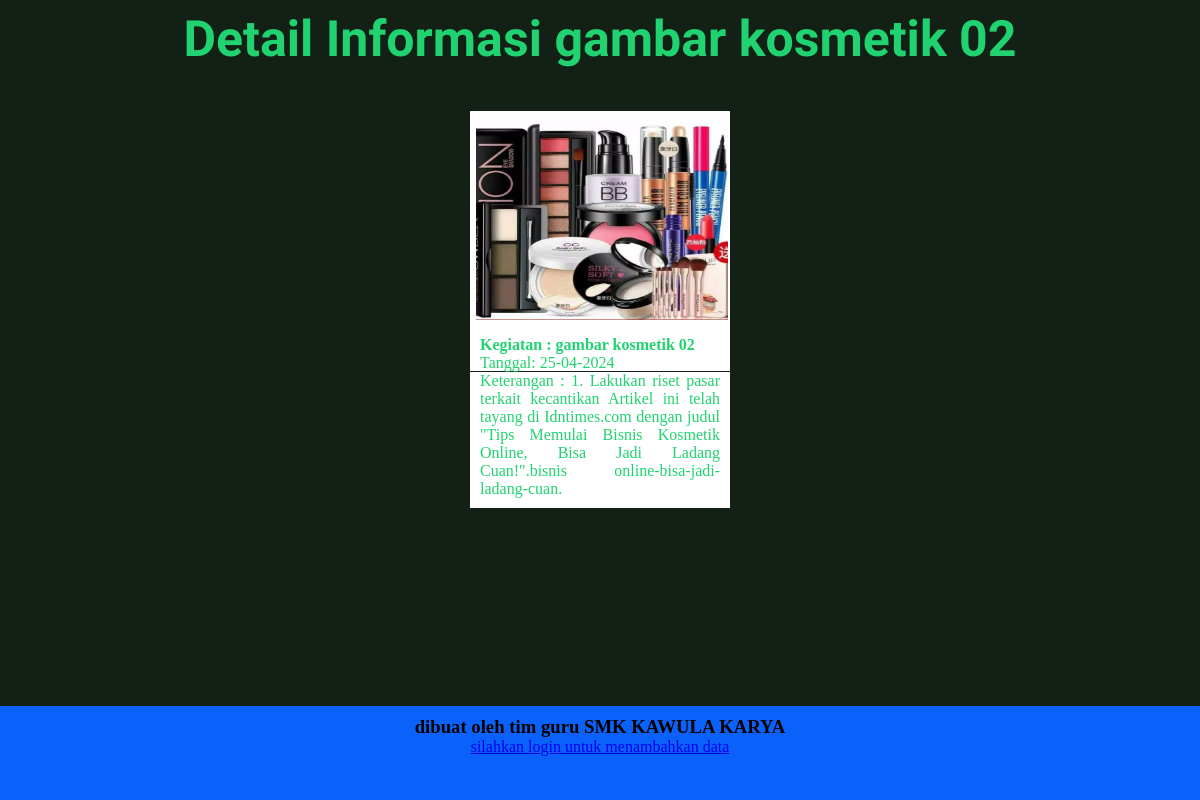
The app's page /detail.php?id=9 with its own data.
### tables this page shows
CREATE TABLE `albumfoto` (
  `id` int(11) NOT NULL,
  `foto` varchar(255) NOT NULL,
  `judul` varchar(255) NOT NULL,
  `deskripsi` text NOT NULL
);

### function.php (called while the page is built)
<?php
    $koneksi = mysqli_connect("localhost","root","", "database_galerifoto2");
    function query($query){
        global $koneksi;
        $result = mysqli_query($koneksi,$query);
        $rows=[];
        while($row= mysqli_fetch_assoc($result)){
            $rows[]=$row;
        };
        return $rows;
    }
?>

### detail.php (the view, shortened to what this page needs)
<!DOCTYPE html>
<html lang="en">
<head>
    <link rel="stylesheet" href="css/index.css">
</head>
<body>
    <?php
        require"function.php";
        $datas= query("SELECT * FROM albumfoto WHERE id='$_GET[id]'");
    ?>
    <article>
        <div class="judul">
        <?php foreach($datas as $data){ ?>
            <h1>Detail Informasi <?= $data["judul"] ?></h1>
        </div>
        <div class="card-wrapper">
            <div class="card-scroll">
                <div class="card" style="background:#ffffff;">
                    <img src="img/<?php echo $data["foto"] ?>" alt="" width="97%" height="78%" style="padding-top:6px;padding-bottom:6px;padding-left:6px;padding-right:0px;">
                    <span style="padding-left:10px;padding-right:10px;padding-top:10px;"><b>Kegiatan : <?= $data["judul"] ?></b></span>
                    <span style="padding-left:10px;padding-right:10px;">Tanggal: 25-04-2024</span>
                    <span style="padding-left:10px;padding-right:10px;padding-bottom:10px;background:#ffffff;">Keterangan : <?php echo $data["deskripsi"]; ?></span>
                </div>
                <?php
                }
                ?>
            </div>
        </div>
    </article>
    <footer>
        <h3>dibuat oleh tim guru SMK KAWULA KARYA</h3>
        <a href="login.php">silahkan login untuk menambahkan data</a>
    </footer>
</body>
</html>

### css/index.css (style rules this page uses)
* { margin:0; padding:0; }
body { height: 100vh; background-color: #58ff32; display: flex; flex-direction: column; }
article { display: flex; flex-direction: column; flex-grow: 10; background-color: #122015; text-align: center; color: #20d370; }
article .judul { font-family: Baumans , Verdana, Geneva, Tahoma, sans-serif; padding: 10px; flex-grow: 1; }
.judul h1 { font-size: 50px; }
.card-wrapper { flex-grow: 15; display: flex; justify-content: space-around; flex-wrap: wrap; }
.card-wrapper .card-scroll { display: flex; justify-content: center; flex-wrap: wrap; width: 100%; height: 100%; }
.card-wrapper .card-scroll .card { height: 260px; width: 260px; margin: 12px; display: flex; flex-direction: column; text-align: justify; }
footer { flex-grow: 1; background-color: #0a62fa; padding: 10px; text-align: center; }

### records on screen
albumfoto: judul "gambar kosmetik 02", foto (picture), deskripsi "1. Lakukan riset pasar terkait kecantikan Artikel ini telah tayang di Idntimes.com dengan judul \"Tips Memulai Bisnis Kosmetik Online, Bisa Jadi Ladang Cuan!\".bisnis online-bisa-jadi-ladang-cuan."
